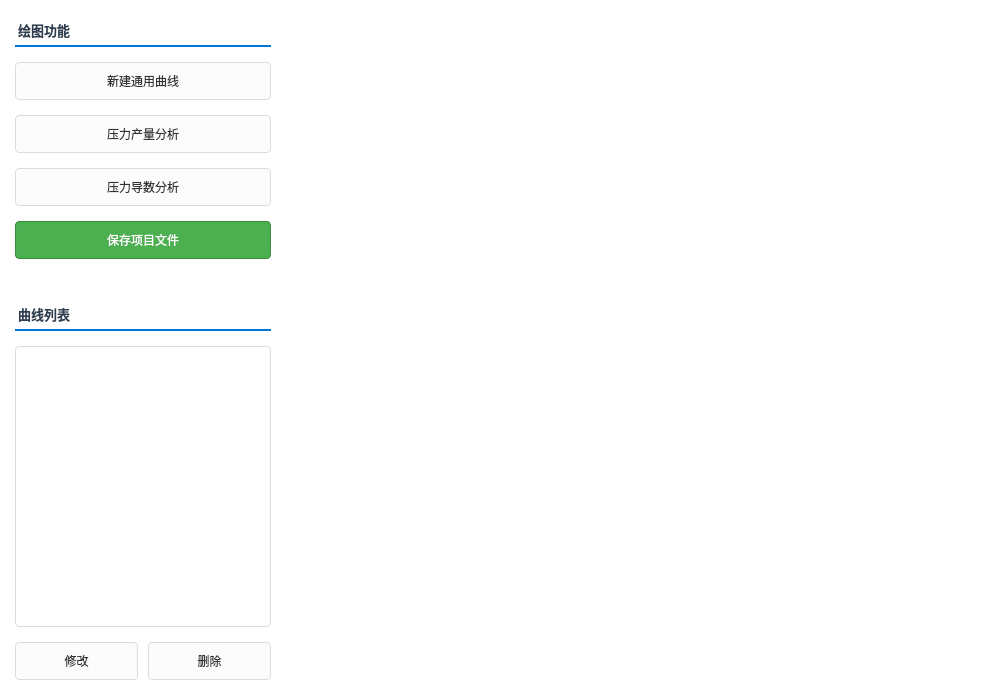
<?xml version="1.0" encoding="UTF-8"?>
<ui version="4.0">
 <class>WT_PlottingWidget</class>
 <widget class="QWidget" name="WT_PlottingWidget">
  <property name="geometry">
   <rect>
    <x>0</x>
    <y>0</y>
    <width>1000</width>
    <height>700</height>
   </rect>
  </property>
  <property name="windowTitle">
   <string>Form</string>
  </property>
  <property name="styleSheet">
   <string notr="true">/* 全局设置：白底黑字 */
QWidget {
        color: #333333;
        background-color: white;
        font-family: &quot;Microsoft YaHei&quot;;
        font-size: 9pt;
}

/* 标题标签样式 */
QLabel#label_Operations, QLabel#label_List {
        font-weight: bold;
        font-size: 10pt;
        color: #2c3e50;
        padding-bottom: 5px;
        border-bottom: 2px solid #0078d7;
}

/* 按钮通用样式 */
QPushButton {
        border: 1px solid #dcdcdc;
        border-radius: 4px;
        background-color: #fcfcfc;
        color: #333333;
        padding: 8px 12px;
        min-height: 20px;
}
QPushButton:hover {
        background-color: #f0f0f0;
        border-color: #0078d7;
        color: #0078d7;
}
QPushButton:pressed {
        background-color: #e0e0e0;
        border-color: #005a9e;
}

/* 列表控件样式 */
QListWidget {
        border: 1px solid #dcdcdc;
        background-color: white;
        color: #333333;
        outline: none;
        border-radius: 4px;
}
QListWidget::item {
        padding: 8px;
        border-bottom: 1px solid #f5f5f5;
}
QListWidget::item:selected {
        background-color: #e8f0fe;
        color: #0078d7;
        border-left: 3px solid #0078d7;
}
QListWidget::item:hover {
        background-color: #f9f9f9;
}

/* 特殊按钮样式：保存项目 (绿色) */
QPushButton#btn_Save {
        background-color: #4CAF50;
        color: white;
        border: 1px solid #388E3C;
}
QPushButton#btn_Save:hover {
        background-color: #45a049;
}
QPushButton#btn_Save:pressed {
        background-color: #388E3C;
}

/* 分裂器样式：隐藏分割线但保留拖拽功能 */
QSplitter::handle {
        background-color: transparent;
}
</string>
  </property>
  <layout class="QHBoxLayout" name="horizontalLayout">
   <property name="spacing">
    <number>0</number>
   </property>
   <property name="leftMargin">
    <number>0</number>
   </property>
   <property name="topMargin">
    <number>0</number>
   </property>
   <property name="rightMargin">
    <number>0</number>
   </property>
   <property name="bottomMargin">
    <number>0</number>
   </property>
   <item>
    <widget class="QSplitter" name="splitter">
     <property name="orientation">
      <enum>Qt::Horizontal</enum>
     </property>
     <property name="handleWidth">
      <number>2</number>
     </property>
     <widget class="QWidget" name="leftPanel" native="true">
      <property name="styleSheet">
       <string notr="true">QWidget#leftPanel {
        background-color: white;
        border: none; /* 移除原来的右侧边框 */
}</string>
      </property>
      <layout class="QVBoxLayout" name="verticalLayout">
       <property name="spacing">
        <number>15</number>
       </property>
       <property name="leftMargin">
        <number>15</number>
       </property>
       <property name="topMargin">
        <number>20</number>
       </property>
       <property name="rightMargin">
        <number>15</number>
       </property>
       <property name="bottomMargin">
        <number>20</number>
       </property>
       <item>
        <widget class="QLabel" name="label_Operations">
         <property name="text">
          <string>绘图功能</string>
         </property>
        </widget>
       </item>
       <item>
        <widget class="QPushButton" name="btn_NewCurve">
         <property name="text">
          <string>新建通用曲线</string>
         </property>
        </widget>
       </item>
       <item>
        <widget class="QPushButton" name="btn_PressureRate">
         <property name="text">
          <string>压力产量分析</string>
         </property>
        </widget>
       </item>
       <item>
        <widget class="QPushButton" name="btn_Derivative">
         <property name="text">
          <string>压力导数分析</string>
         </property>
        </widget>
       </item>
       <item>
        <widget class="QPushButton" name="btn_Save">
         <property name="text">
          <string>保存项目文件</string>
         </property>
        </widget>
       </item>
       <item>
        <spacer name="verticalSpacer_1">
         <property name="orientation">
          <enum>Qt::Vertical</enum>
         </property>
         <property name="sizeType">
          <enum>QSizePolicy::Fixed</enum>
         </property>
         <property name="sizeHint" stdset="0">
          <size>
           <width>20</width>
           <height>30</height>
          </size>
         </property>
        </spacer>
       </item>
       <item>
        <widget class="QLabel" name="label_List">
         <property name="text">
          <string>曲线列表</string>
         </property>
        </widget>
       </item>
       <item>
        <widget class="QListWidget" name="listWidget_Curves"/>
       </item>
       <item>
        <layout class="QHBoxLayout" name="horizontalLayout_Buttons">
         <property name="spacing">
          <number>10</number>
         </property>
         <item>
          <widget class="QPushButton" name="btn_Manage">
           <property name="text">
            <string>修改</string>
           </property>
          </widget>
         </item>
         <item>
          <widget class="QPushButton" name="btn_Delete">
           <property name="text">
            <string>删除</string>
           </property>
          </widget>
         </item>
        </layout>
       </item>
      </layout>
     </widget>
     <widget class="ChartWidget" name="customPlot" native="true">
      <property name="sizePolicy">
       <sizepolicy hsizetype="Expanding" vsizetype="Expanding">
        <horstretch>1</horstretch>
        <verstretch>0</verstretch>
       </sizepolicy>
      </property>
     </widget>
    </widget>
   </item>
  </layout>
 </widget>
 <customwidgets>
  <customwidget>
   <class>ChartWidget</class>
   <extends>QWidget</extends>
   <header>chartwidget.h</header>
   <container>1</container>
  </customwidget>
 </customwidgets>
 <resources/>
 <connections/>
</ui>
